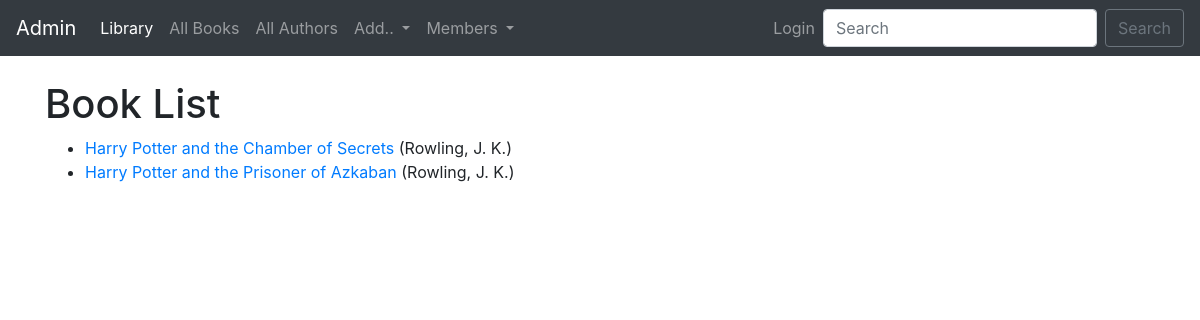
/catalog/books/, run on the app's committed database.
### catalog/models.py (models this page shows, shortened)
class Book(models.Model):
    title = models.CharField(max_length=200)
    author = models.ForeignKey('Author', on_delete=models.SET_NULL, null=True)
    summary = models.TextField(
        max_length=1000,
        help_text="Enter a brief description of the book",
    )
    isbn = models.CharField('ISBN', max_length=13, unique=True,
                            help_text='13 Character <a href="https://www.isbn-international.org/content/what-isbn'
                            '">ISBN number</a>'
                            )
    genre = models.ManyToManyField(
        Genre, help_text='Select a genre for this book')
    language = models.ForeignKey(
        'Language', on_delete=models.SET_NULL, null=True)
    class Meta:
        ordering = ['title', 'author']
    def display_genre(self):
        return ', '.join([genre.name for genre in self.genre.all()])
    display_genre.short_description = 'Genre'
    def get_absolute_url(self):
        return reverse('catalog:book-detail', args=[str(self.id)])

class Author(models.Model):
    first_name = models.CharField(max_length=100)
    last_name = models.CharField(max_length=100)
    date_of_birth = models.DateField(null=True, blank=True)
    date_of_death = models.DateField('died', null=True, blank=True)
    class Meta:
        ordering = ['last_name', 'first_name']
    def __str__(self):
        return '{0}, {1}'.format(self.last_name, self.first_name)

### catalog/views.py (the view)
# urls.py: path('books/', views.BookListView.as_view(), name='books'),
class BookListView(ListView):
    model = Book
    paginate_by = 2
    def get_context_data(self, **kwargs):
        context = super(BookListView, self).get_context_data(**kwargs)
        context['some_data'] = 'This is just some data'
        return context

### catalog/templates/catalog/book_list.html (shortened to what this page needs)
{% extends "base.html" %}
{% block content %}
<h1>Book List</h1>
{% if book_list %}
<ul>
  {% for book in book_list %}
    <li>
      <a href="{{ book.get_absolute_url }}">{{ book.title }}</a> ({{book.author}})
    </li>
  {% endfor %}
</ul>
{% else %}
  <p>There are no books in the library.</p>
{% endif %}
{% endblock %}

### data on the page
Book: title "Harry Potter and the Chamber of Secrets", author "Rowling, J. K."
Book: title "Harry Potter and the Prisoner of Azkaban", author "Rowling, J. K."
